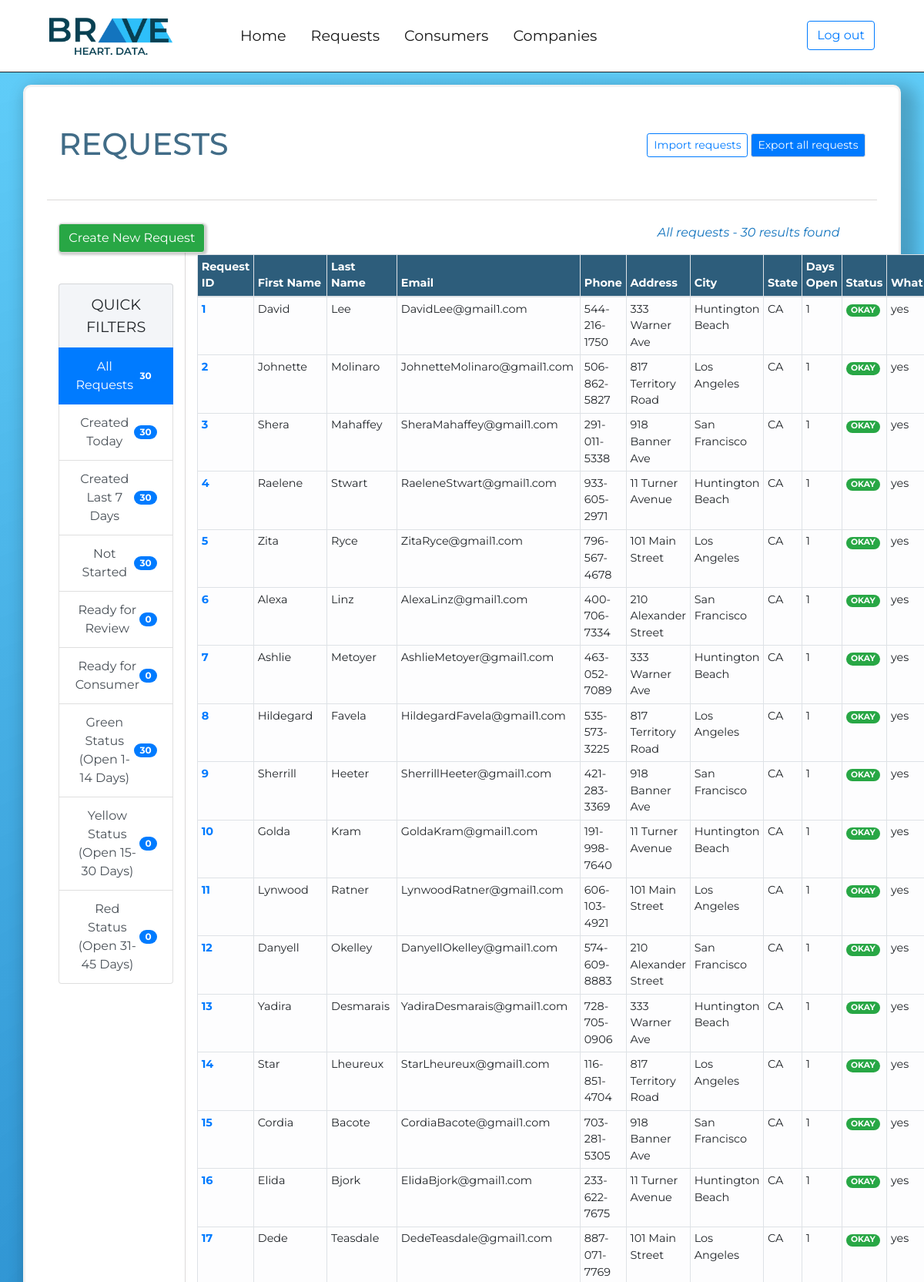
Page /console/requests/ (signed in, upper part) on the committed database.
### request_form_app/models.py (models this page shows, shortened)
class Request(models.Model):
	request_source_choices = (
		('none','None'),
		('email','Email'),
		('phone','Phone'),
		('web','Web')
		)
	priority_choices = (
		('low','Low'),
		('medium','Medium'),
		('high','High')
		)
	stage_choices = (
		('new','New'),
		('in progress','In Progress'),
		('ready to review','Ready for Review'),
		('ready for consumer','Ready for Consumer'),
		('completed', 'Completed'),
		('past due', 'Past Due')
		)
	request_choices = (
		('yes','Yes please'),
		('no', 'Not right now')
		)
	data_ready_to_send_choices = (
		('yes','Yes'),
		('no','No')
		)
	status_choices = (
		('green','Green'),
		('yellow','Yellow'),
		('orange','Orange'),
		('red','Red'),
		)
	consumer = models.ForeignKey(Consumer, on_delete=models.CASCADE,null=True,blank=True)
	company_requested = models.ForeignKey(Company,on_delete=models.CASCADE,null=True,blank=True)
	request_source = models.CharField(max_length=20,choices=request_source_choices,default='none')
	website_source = models.URLField(max_length=200,blank=True)
	delete_request = models.CharField(max_length=5,choices=request_choices,default='no')
	what_request = models.CharField(max_length=5,choices=request_choices,default='no')
	who_request = models.CharField(max_length=5,choices=request_choices,default='no')
	opt_out_request = models.CharField(max_length=5,choices=request_choices,default='no')
	priority = models.CharField(max_length=10,choices=priority_choices,default='low')
	escalated = models.BooleanField(null=True)
	stage = models.CharField(max_length=20,choices=stage_choices,default='new')
	created_at = models.DateField(auto_now_add=True)
	updated_at = models.DateField(auto_now=True)
	first_name = models.CharField(max_length=256,blank=False)
	last_name = models.CharField(max_length=256,blank=False)
	email = models.EmailField(max_length=256,blank=False)
	alternative_email = models.EmailField(max_length=256,blank=True)
	phone = models.CharField(max_length=13,blank=True)
	alternative_phone = models.CharField(max_length=13,blank=True)
	primary_address = models.CharField(max_length=256,blank=True)
	primary_address_line_two = models.CharField(max_length=256,blank=True)
	primary_city = models.CharField(max_length=256,blank=True)
	primary_state = USStateField(null=True,blank=True)
	primary_zip = USZipCodeField(null=True,blank=True)
	primary_country = models.CharField(max_length=256,blank=True)
	alternative_address = models.CharField(max_length=256,blank=True)
	alternative_address_line_two = models.CharField(max_length=256,blank=True)
	alternative_city = models.CharField(max_length=256,blank=True)
	alternative_state = models.CharField(max_length=256,blank=True)
	alternative_country = models.CharField(max_length=256,blank=True)
	ssn = USSocialSecurityNumberField(null=True,blank=True)
	driver_license_number = models.CharField(max_length=10,blank=True)
	driver_license_state = models.CharField(max_length=2,blank=True)
	date_of_birth = models.DateField(null=True,blank=True)
	terms_of_service_signed = models.BooleanField(default=False)
	data_ready_to_send = models.CharField(max_length=5,choices=data_ready_to_send_choices,default='no')
	status = models.CharField(max_length=10,choices=status_choices,default='green')
	days_open = models.IntegerField(default='1',null=False)

### user_console/views.py (the view)
# urls.py: path('requests/',views.RequestListView.as_view(),name='request_list'),
class RequestListView(LoginRequiredMixin,TemplateView):
	model = Request
	context_object_name = 'request_list'
	template_name = 'user_console/request_list.html'
	login_url = '/console/login/'
	def get_context_data(self,**kwargs):
		today = date.today()
		last_week = date.today() + timedelta(days=-7)
		context = super(RequestListView,self).get_context_data(**kwargs)
		context['all_requests_list'] = Request.objects.filter(company_requested__in = self.request.user.company.all()).order_by('-created_at')
		context['todays_list'] = Request.objects.filter(created_at__year=today.year,created_at__month=today.month,created_at__day=today.day,company_requested__in = self.request.user.company.all())
		context['not_started_list'] = Request.objects.filter(stage__iexact='new',company_requested__in = self.request.user.company.all())
		context['last_week_list'] = Request.objects.filter(created_at__gte=date.today()+timedelta(days=-7),company_requested__in = self.request.user.company.all())
		context['ready_for_review_list'] = Request.objects.filter(stage__iexact='ready for review',company_requested__in = self.request.user.company.all())
		context['data_ready_to_send_list'] = Request.objects.filter(stage__iexact='ready for consumer',company_requested__in = self.request.user.company.all())
		context['green_status_list'] = Request.objects.filter(status__iexact='green',company_requested__in = self.request.user.company.all())
		context['yellow_status_list'] = Request.objects.filter(status__iexact='yellow',company_requested__in = self.request.user.company.all())
		context['red_status_list'] = Request.objects.filter(status__iexact='red',company_requested__in = self.request.user.company.all())
		return context

### accounts/models.py (called while the page is built)
	@property
	def is_active(self):
		return self.staff

### user_console/templates/user_console/request_list.html (shortened to what this page needs)
{% extends 'user_console/console_base.html' %}
{% load staticfiles %}
{% block css_block %}
	<link rel="stylesheet" type="text/css" href="{% static 'user_console/request_list.css' %}">
{% endblock %}
{% block main_block %}
	<div class="container-fullwidth" id="request-container">
		<div class="container-fullwidth" id="request-header-container">
		<div class="row" id="header-row">
			<div class="col-2 text-center">
				<h1 class="display-5" id="request-header">REQUESTS</h1>
			</div>
			<div class="col-10" style="padding-top: 10px;">
				<a href="{% url 'user_console:export_all_requests' %}"><button type="button" class="btn btn-primary btn-sm mb-4 float-right">Export all requests</button></a>
				<a href="{% url 'user_console:import_requests' %}"><button type="button" class="btn btn-outline-primary btn-sm mb-4 mr-1 float-right">Import requests</button></a>
			</div>
		</div>
		<div class="row" id="request-row">
			<div class="col-2 text-center" id="filter-column">
				<div class="row" id="new-request-button-row">
					<div class="col text-center ">
					<a href="{% url 'user_console:request_create' %}"><button type="button" class="btn btn-success mb-4">Create New Request</button></a>
					</div>
				</div>
				<div class="row pt-3">
					<div class="col">
				<div class="list-group" id="list-tab" role="tablist">
					<li class="list-group-item" style="text-align: center;font-size:1.2em;background-color:#F3F5F8 ">QUICK FILTERS</li>
					<a class="list-group-item list-group-item-action active d-flex justify-content-between align-items-center" id="filter-1-list" data-toggle='list' href='#filter-1' role='tab' aria-controls='filter-1'>All Requests<span class="badge badge-primary badge-pill">{{all_requests_list|length}}</span></a>
					<a class="list-group-item list-group-item-action d-flex justify-content-between align-items-center" id="filter-2-list" data-toggle='list' href='#filter-2' role='tab' aria-controls='filter-2'>Created Today
					<span class="badge badge-primary badge-pill">{{todays_list|length}}</span></a>
					<a class="list-group-item list-group-item-action d-flex justify-content-between align-items-center" id="filter-3-list" data-toggle='list' href='#filter-3' role='tab' aria-controls='filter-3'>Created Last 7 Days<span class="badge badge-primary badge-pill">{{last_week_list|length}}</span></a>
					<a class="list-group-item list-group-item-action d-flex justify-content-between align-items-center" id="filter-9-list" data-toggle='list' href='#filter-9' role='tab' aria-controls='filter-3'>Not Started<span class="badge badge-primary badge-pill">{{not_started_list|length}}</span></a>
					<a class="list-group-item list-group-item-action d-flex justify-content-between align-items-center" id="filter-4-list" data-toggle='list' href='#filter-4' role='tab' aria-controls='filter-4'>Ready for Review<span class="badge badge-primary badge-pill">{{ready_for_review_list|length}}</span></a>
					<a class="list-group-item list-group-item-action d-flex justify-content-between align-items-center" id="filter-8-list" data-toggle='list' href='#filter-8' role='tab' aria-controls='filter-8'>Ready for Consumer<span class="badge badge-primary badge-pill">{{data_ready_to_send_list|length}}</span></a>
					<a class="list-group-item list-group-item-action d-flex justify-content-between align-items-center" id="filter-5-list" data-toggle='list' href='#filter-5' role='tab' aria-controls='filter-5'>Green Status (Open 1-14 Days)<span class="badge badge-primary badge-pill">{{green_status_list|length}}</span></a>
					<a class="list-group-item list-group-item-action d-flex justify-content-between align-items-center" id="filter-6-list" data-toggle='list' href='#filter-6' role='tab' aria-controls='filter-6'>Yellow Status (Open 15-30 Days)<span class="badge badge-primary badge-pill">{{yellow_status_list|length}}</span></a>
					<a class="list-group-item list-group-item-action d-flex justify-content-between align-items-center" id="filter-7-list" data-toggle='list' href='#filter-7' role='tab' aria-controls='filter-7'>Red Status (Open 31-45 Days)<span class="badge badge-primary badge-pill">{{red_status_list|length}}</span></a>
					</div>
					</div>
				</div>
			</div>
			<div class="col-10">
				<div class="tab-content" id="nav-tabContent">
					<div class="tab-pane show active" id="filter-1" role='tabpanel' arialabelledby='filter-1-list'>
					<table class="table table-light table-bordered table-hover table-sm" id="request-table">
						<thead class="thead" style="background-color:#2d5d7b;color: white;">
							<th class="table-head" scope="col">Request ID</th>
							<th class="table-head" scope="col">First Name</th>
							<th class="table-head" scope="col">Last Name</th>
							<th class="table-head" scope="col">Email</th>
							<th class="table-head" scope="col">Phone</th>
							<th class="table-head" scope="col">Address</th>
							<th class="table-head" scope="col">City</th>
							<th class="table-head" scope="col">State</th>
							<th class="table-head" scope="col">Days Open</th>
							<th class="table-head" scope="col">Status</th>
							<th class="table-head" scope="col">What</th>
						</thead>
						<tbody>
							<div class="row float-right">
								<div class="pr-5">
								{% if all_requests_list %}
									<p class="list-count"><span><i>All requests - </span><span>{{all_requests_list | length}} results found</i></span></p>
								{% else %}
									<p class="list-count">All requests - <span><i>No results</i></span></p>
								{% endif %}
								</div>
							</div>
								{% for request in all_requests_list %}
								{% if request.status == 'red' %}
								<tr>
									<th scope="row"><a href="{% url 'user_console:request_detail' pk=request.pk %}">{{request.pk }}</a></th>
									<td>{{request.first_name}}</td>
									<td>{{request.last_name}}</td>
									<td>{{request.email }}</td>
									<td>{{request.phone}}</td>
									<td style="max-width: 400px;">{{request.primary_address}}</td>
									<td>{{request.primary_city}}</td>
									<td>{{request.primary_state}}</td>
									<td>{{request.days_open}}</td>
									<td><span class="badge badge-pill badge-danger">CRITICAL</span></td>
									<td>{{request.what_request}}</td>
									<td>{{request.opt_out_request}}</td>
									<td>{{request.delete_request}}</td>
									<td>{{request.created_at}}</td>
								</tr>
								{% else %}
								<tr>
									<th scope="row"><a href="{% url 'user_console:request_detail' pk=request.pk %}">{{ request.pk }}</a></th>
									<td>{{request.first_name}}</td>
									<td>{{request.last_name}}</td>
									<td>{{request.email }}</td>
									<td>{{request.phone}}</td>
									<td style="max-width: 400px;">{{request.primary_address}}</td>
									<td>{{request.primary_city}}</td>
									<td>{{request.primary_state}}</td>
									<td>{{request.days_open}}</td>
									<td><span class="badge badge-pill badge-success">OKAY</span></td>
									<td>{{request.what_request}}</td>
								</tr>
								{% endif %}
							{% endfor %}
						</tbody>
					</table>
					</div>
				</div>
		</div>
		</div>
		</div>
	</div>
{% endblock %}

### user_console/static/user_console/user_console.css (style rules this page uses)
html,body { font-size: 1rem; height: 100vh; overflow: auto; font-family: 'Montserrat', sans-serif; }

### user_console/static/user_console/request_list.css (style rules this page uses)
#request-header { color:#2d5d7b; padding-bottom: 20px; opacity: .9; }
.btn.btn-success { box-shadow: 1.5px 1.5px 3px 1.5px rgba(0,0,0,0.2); border:1px solid #DCDAD9; }
.btn.btn-primary { border:1px solid #DCDAD9; }
#list-tab { border-radius: 10px; }
#filter-column { border-right:1px solid #DCDAD9; }
#request-header-container { border-radius:10px; border:3px solid #F2F1F1; padding-top: 50px; width: 95%; margin: auto; box-shadow: 10px 10px 20px 10px rgba(0,0,0,0.2); background-color: white; min-height: 1000px; }
#request-table { font-size: .9em; }
#request-container { background: radial-gradient(circle, rgba(20,117,190,1) 0%, rgba(46,192,249,0.75) 100%); height:100vh; padding-top: 110px; min-height:1400px; }
#request-row { background-color: white; width: 95%; margin: auto; padding-top: 30px; padding-bottom: 40px; }
#header-row { width: 95%; margin: auto; border-bottom:1px solid #DCDAD9; padding-bottom: 20px; }
.list-count { color: #1374BE; }

### rows in the picture
Request: pk "1", first_name "David", last_name "Lee", email "DavidLee@gmail1.com", phone "544-216-1750", primary_address "333 Warner Ave", primary_city "Huntington Beach", primary_state "CA", days_open "1", what_request "yes"
Request: pk "2", first_name "Johnette", last_name "Molinaro", email "JohnetteMolinaro@gmail1.com", phone "506-862-5827", primary_address "817 Territory Road", primary_city "Los Angeles", primary_state "CA", days_open "1", what_request "yes"
Request: pk "3", first_name "Shera", last_name "Mahaffey", email "SheraMahaffey@gmail1.com", phone "291-011-5338", primary_address "918 Banner Ave", primary_city "San Francisco", primary_state "CA", days_open "1", what_request "yes"
Request: pk "4", first_name "Raelene", last_name "Stwart", email "RaeleneStwart@gmail1.com", phone "933-605-2971", primary_address "11 Turner Avenue", primary_city "Huntington Beach", primary_state "CA", days_open "1", what_request "yes"
Request: pk "5", first_name "Zita", last_name "Ryce", email "ZitaRyce@gmail1.com", phone "796-567-4678", primary_address "101 Main Street", primary_city "Los Angeles", primary_state "CA", days_open "1", what_request "yes"
Request: pk "6", first_name "Alexa", last_name "Linz", email "AlexaLinz@gmail1.com", phone "400-706-7334", primary_address "210 Alexander Street", primary_city "San Francisco", primary_state "CA", days_open "1", what_request "yes"
Request: pk "7", first_name "Ashlie", last_name "Metoyer", email "AshlieMetoyer@gmail1.com", phone "463-052-7089", primary_address "333 Warner Ave", primary_city "Huntington Beach", primary_state "CA", days_open "1", what_request "yes"
Request: pk "8", first_name "Hildegard", last_name "Favela", email "HildegardFavela@gmail1.com", phone "535-573-3225", primary_address "817 Territory Road", primary_city "Los Angeles", primary_state "CA", days_open "1", what_request "yes"
Request: pk "9", first_name "Sherrill", last_name "Heeter", email "SherrillHeeter@gmail1.com", phone "421-283-3369", primary_address "918 Banner Ave", primary_city "San Francisco", primary_state "CA", days_open "1", what_request "yes"
Request: pk "10", first_name "Golda", last_name "Kram", email "GoldaKram@gmail1.com", phone "191-998-7640", primary_address "11 Turner Avenue", primary_city "Huntington Beach", primary_state "CA", days_open "1", what_request "yes"
Request: pk "11", first_name "Lynwood", last_name "Ratner", email "LynwoodRatner@gmail1.com", phone "606-103-4921", primary_address "101 Main Street", primary_city "Los Angeles", primary_state "CA", days_open "1", what_request "yes"
Request: pk "12", first_name "Danyell", last_name "Okelley", email "DanyellOkelley@gmail1.com", phone "574-609-8883", primary_address "210 Alexander Street", primary_city "San Francisco", primary_state "CA", days_open "1", what_request "yes"
Request: pk "13", first_name "Yadira", last_name "Desmarais", email "YadiraDesmarais@gmail1.com", phone "728-705-0906", primary_address "333 Warner Ave", primary_city "Huntington Beach", primary_state "CA", days_open "1", what_request "yes"
Request: pk "14", first_name "Star", last_name "Lheureux", email "StarLheureux@gmail1.com", phone "116-851-4704", primary_address "817 Territory Road", primary_city "Los Angeles", primary_state "CA", days_open "1", what_request "yes"
Request: pk "15", first_name "Cordia", last_name "Bacote", email "CordiaBacote@gmail1.com", phone "703-281-5305", primary_address "918 Banner Ave", primary_city "San Francisco", primary_state "CA", days_open "1", what_request "yes"
Request: pk "16", first_name "Elida", last_name "Bjork", email "ElidaBjork@gmail1.com", phone "233-622-7675", primary_address "11 Turner Avenue", primary_city "Huntington Beach", primary_state "CA", days_open "1", what_request "yes"
Request: pk "17", first_name "Dede", last_name "Teasdale", email "DedeTeasdale@gmail1.com", phone "887-071-7769", primary_address "101 Main Street", primary_city "Los Angeles", primary_state "CA", days_open "1", what_request "yes"

### other values in the picture
{{ all_requests_list|length }} "30"
{{ todays_list|length }} "30"
{{ last_week_list|length }} "30"
{{ not_started_list|length }} "30"
{{ ready_for_review_list|length }} "0"
{{ data_ready_to_send_list|length }} "0"
{{ green_status_list|length }} "30"
{{ yellow_status_list|length }} "0"
{{ red_status_list|length }} "0"
{{ all_requests_list | length }} "30"
